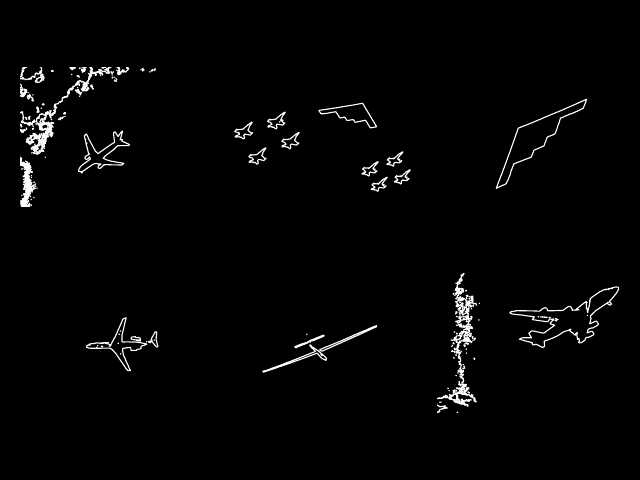

Write the Python code that produced this figure.
from skimage import color, measure, exposure
from matplotlib import pyplot
from imageio import imread
from numpy import percentile, zeros


def search_edges(image):
    beginning, end = percentile(image, (10, 40))
    image = exposure.rescale_intensity(image, in_range=(beginning, end))
    image = color.rgb2hsv(image)
    colors = zeros([len(image), len(image[0])])

    for i in range(len(image)):
        for j in range(len(image[i])):
            colors[i][j] = 1 - image[i][j][2]
            image[i][j] = [0, 0, 0]

    contours = measure.find_contours(colors, 0.3)

    return image, contours


def draw_plots(images):
    figure = pyplot.figure(facecolor="black")
    i = 0

    for image in images:
        pyplot.subplot(231+i)
        frame = pyplot.gca()
        frame.axes.get_xaxis().set_visible(False)
        frame.axes.get_yaxis().set_visible(False)
        image, contours = search_edges(image)
        for n, contours in enumerate(contours):
            pyplot.plot(contours[:, 1], contours[:, 0], linewidth=0.8, color="w")
        pyplot.imshow(image)
        i += 1

    pyplot.tight_layout()
    pyplot.show()
    figure.savefig("planes.pdf", facecolor="black")
    pyplot.close()


if __name__ == '__main__':
    directory_name = "./planes/"

    files = [
        directory_name + "samolot15.jpg",
        directory_name + "samolot16.jpg",
        directory_name + "samolot17.jpg",
        directory_name + "samolot18.jpg",
        directory_name + "samolot19.jpg",
        directory_name + "samolot20.jpg"
    ]
    images = []

    for file in files:
        images.append(imread(file))

    draw_plots(images)
